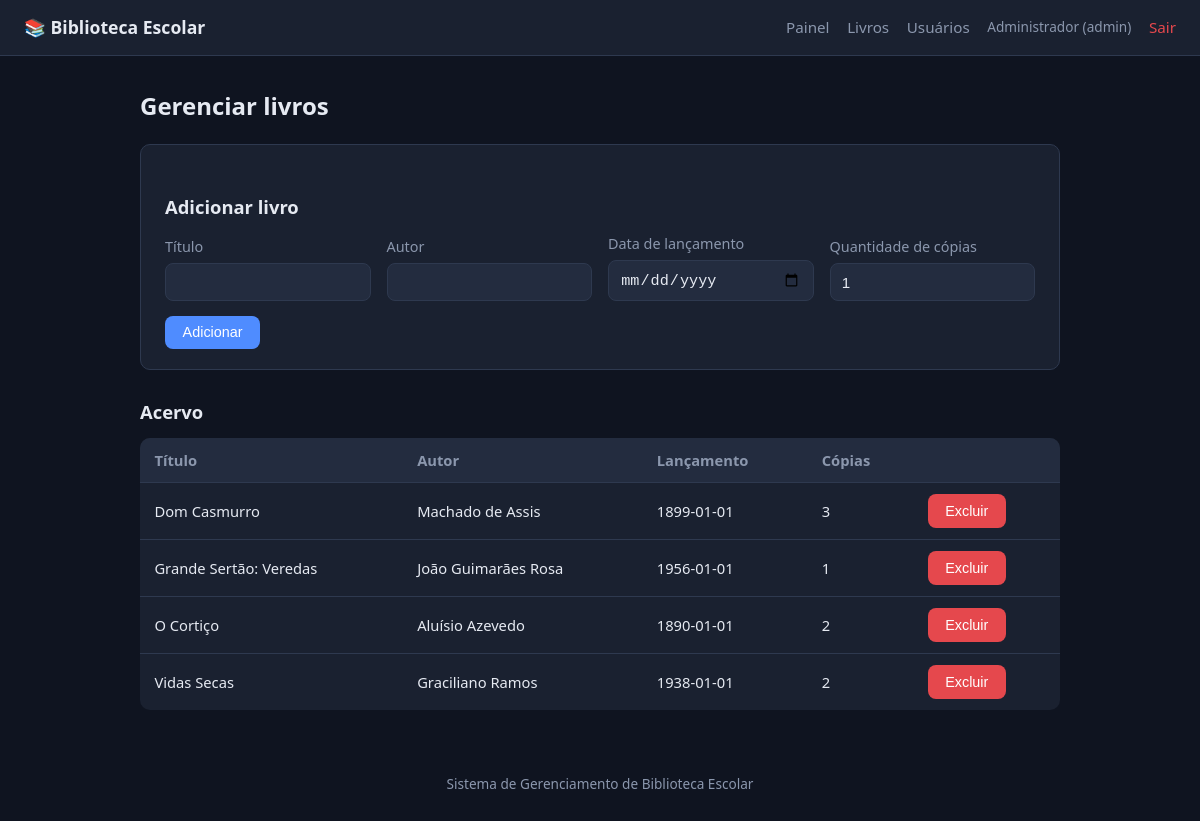
The app's page /admin/books.php (signed in) with its own data.
### tables this page shows
CREATE TABLE books (
    id            INT AUTO_INCREMENT PRIMARY KEY,
    title         VARCHAR(200) NOT NULL,
    author        VARCHAR(160) NOT NULL,
    release_date  DATE         NULL,
    total_copies  INT          NOT NULL DEFAULT 1,    
    created_at    TIMESTAMP    NOT NULL DEFAULT CURRENT_TIMESTAMP
);

### includes/auth.php (called while the page is built, shortened)
<?php
function e(?string $value): string
{
    return htmlspecialchars($value ?? '', ENT_QUOTES, 'UTF-8');
}

### admin/books.php (the view, shortened to what this page needs)
<?php
require __DIR__ . '/../config/database.php';
require __DIR__ . '/../includes/auth.php';
$books = $pdo->query('SELECT id, title, author, release_date, total_copies FROM books ORDER BY title')->fetchAll();
require __DIR__ . '/../includes/header.php';
?>
<h1>Gerenciar livros</h1>
<div class="card">
    <h2>Adicionar livro</h2>
    <form method="post" action="/actions/add_book.php" class="grid-form">
        <label>Título<input type="text" name="title" required></label>
        <label>Autor<input type="text" name="author" required></label>
        <label>Data de lançamento<input type="date" name="release_date"></label>
        <label>Quantidade de cópias<input type="number" name="total_copies" min="1" value="1" required></label>
        <button type="submit">Adicionar</button>
    </form>
</div>
<h2>Acervo</h2>
<table class="table">
    <thead><tr><th>Título</th><th>Autor</th><th>Lançamento</th><th>Cópias</th><th></th></tr></thead>
    <tbody>
    <?php foreach ($books as $b): ?>
        <tr>
            <td><?= e($b['title']) ?></td>
            <td><?= e($b['author']) ?></td>
            <td><?= e($b['release_date']) ?></td>
            <td><?= (int)$b['total_copies'] ?></td>
            <td>
                <form method="post" action="/actions/delete_book.php" class="inline"
                      onsubmit="return confirm('Excluir este livro? Empréstimos vinculados também serão removidos.');">
                    <button type="submit" class="danger">Excluir</button>
                </form>
            </td>
        </tr>
    <?php endforeach; ?>
    </tbody>
</table>
<?php require __DIR__ . '/../includes/footer.php'; ?>

### assets/style.css (style rules this page uses)
:root { --bg: #0f1420; --surface: #1a2130; --surface-2: #232c3f; --border: #2e394f; --text: #e6eaf2; --muted: #8b97ad; --accent: #4f8cff; --accent-hover: #3d78e8; --danger: #e5484d; --ok: #30a46c; --radius: 10px; }
* { box-sizing: border-box; }
body { margin: 0; font-family: system-ui, -apple-system, "Segoe UI", Roboto, sans-serif; background: var(--bg); color: var(--text); line-height: 1.5; }
h1 { font-size: 1.5rem; margin: 0 0 1.25rem; }
h2 { font-size: 1.15rem; margin: 1.75rem 0 0.75rem; }
.card { background: var(--surface); border: 1px solid var(--border); border-radius: var(--radius); padding: 1.25rem 1.5rem; margin-bottom: 1.25rem; }
form label { display: block; margin-bottom: 0.9rem; font-size: 0.9rem; color: var(--muted); }
form input { display: block; width: 100%; margin-top: 0.35rem; padding: 0.6rem 0.7rem; background: var(--surface-2); border: 1px solid var(--border); border-radius: 8px; color: var(--text); font-size: 0.95rem; }
.grid-form { display: grid; grid-template-columns: repeat(auto-fit, minmax(200px, 1fr)); gap: 0 1rem; align-items: end; }
.grid-form button { grid-column: 1 / -1; justify-self: start; }
button { padding: 0.55rem 1.1rem; background: var(--accent); color: #fff; border: none; border-radius: 8px; font-size: 0.9rem; cursor: pointer; }
button.danger { background: var(--danger); }
.inline { display: inline; margin: 0; }
.table { width: 100%; border-collapse: collapse; background: var(--surface); border-radius: var(--radius); overflow: hidden; }
.table th, .table td { padding: 0.7rem 0.9rem; text-align: left; border-bottom: 1px solid var(--border); font-size: 0.92rem; }
.table th { background: var(--surface-2); color: var(--muted); font-weight: 600; }
.table tr:last-child td { border-bottom: none; }

### records on screen
books: title "Dom Casmurro", author "Machado de Assis", release_date "1899-01-01", total_copies "3"
books: title "Grande Sertão: Veredas", author "João Guimarães Rosa", release_date "1956-01-01", total_copies "1"
books: title "O Cortiço", author "Aluísio Azevedo", release_date "1890-01-01", total_copies "2"
books: title "Vidas Secas", author "Graciliano Ramos", release_date "1938-01-01", total_copies "2"

### other values on screen
$_SESSION['name'] "Administrador"
$_SESSION['role'] "admin"
